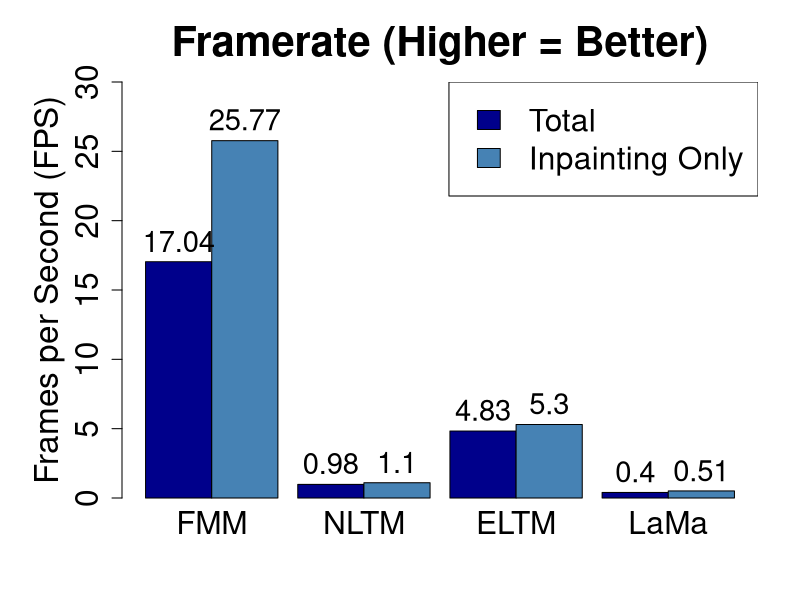

Write R code to recreate this figure.
png(filename = "UniformPerformance.png", 
    width = 2000, 
    height = 1600,
    res = 225)

x <- c("FMM", "NLTM", "ELTM", "LaMa")

total <- c(17.04, 0.98, 4.83, 0.4)
inpaintOnly <- c(25.77, 1.1, 5.3, 0.51)

y <- rbind(total, inpaintOnly)

par(mar = c(5, 6, 4, 2) + 0.1)

bp <- barplot(y, 
              beside = TRUE, 
              names.arg = x, 
              col = c("darkblue", "steelblue"), 
              ylab = "Frames per Second (FPS)", 
              main = "Framerate (Higher = Better)", 
              ylim = c(0, 30),
              cex.axis = 1.9,
              cex.names = 1.9,
              cex.lab = 2,
              cex.main = 2.5,
              space = c(0, 0.3),
              legend.text = FALSE)

text(x = bp,          
     y = y + 1.5,      
     labels = y, 
     cex = 1.75)

legend("topright", 
       legend = c("Total", "Inpainting Only"), 
       fill = c("darkblue", "steelblue"),
       cex = 1.9,      
       pt.cex = 1.9,     
       bty = "o")

dev.off()
